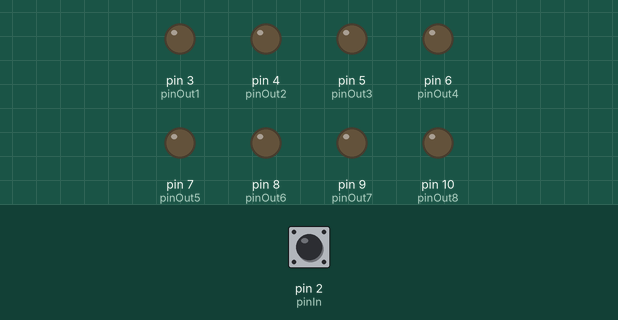
Recording of a sketch running on a simulated Arduino Uno, built with avr-gcc and run on an emulated ATmega328P. Parts: output pins drawn as LEDs (lit = HIGH). The inputs (shaded band) are chosen by the test bench; at power-on: pin 2 (pinIn) LOW.

Above: at 1.2 s.
1.3 s: pin 2 (pinIn) driven HIGH
At 2.4 s:
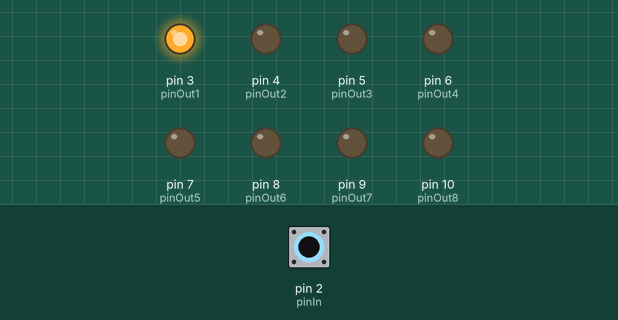
2.8 s: pin 2 (pinIn) pulsed LOW 5 times (0.12 s each, 0.3 s apart)
At 5.3 s:
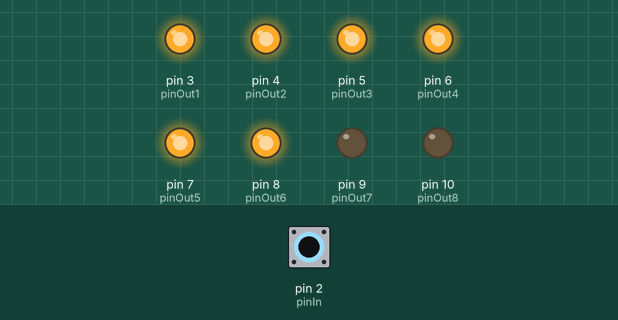
5.8 s: pin 2 (pinIn) pulsed LOW 2 times (0.12 s each, 0.3 s apart)
At 6.9 s:
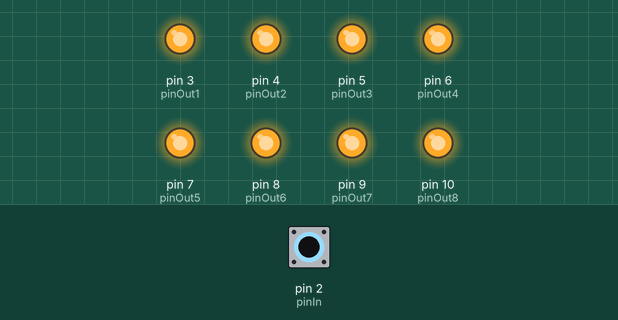
Timing chart, 0 to 8.8 s (numbered marks = the images above; inputs shaded):
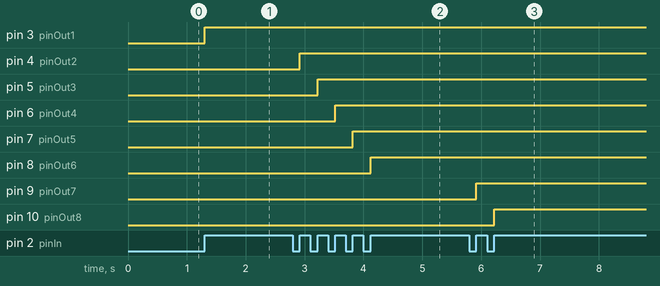

The sketch:

one_button_multiple_functions.ino
```cpp
int pinIn=2;
int pinOut1=3;
int pinOut2=4;
int pinOut3=5;
int pinOut4=6;
int pinOut5=7;
int pinOut6=8;
int pinOut7=9;
int pinOut8=10;
int state;
int state1;
void setup() {
  // put your setup code here, to run once:
  pinMode(pinIn,INPUT);
  pinMode(pinOut1,OUTPUT);
  pinMode(pinOut2,OUTPUT);
  pinMode(pinOut3,OUTPUT);
  pinMode(pinOut4,OUTPUT);
  pinMode(pinOut5,OUTPUT);
  pinMode(pinOut6,OUTPUT);
  pinMode(pinOut7,OUTPUT);
  pinMode(pinOut8,OUTPUT);

}

void loop() {
  // put your main code here, to run repeatedly:
  while(state==0&digitalRead(pinIn)==1){
    state1=1;
    digitalWrite(pinOut1,HIGH);
  }
  if(state1==1){
    state=1;
  }
  while(state1==1&digitalRead(pinIn)==1){
    digitalWrite(pinOut2,HIGH);
    state=2;
  }
  if(state==2){
    state1=2;
  }
  while(state==2&digitalRead(pinIn)==1){
    digitalWrite(pinOut3,HIGH);
    state1=3;
  }
  if(state1==3){
    state=3;
  }
  while(state==3&digitalRead(pinIn)==1){
    digitalWrite(pinOut4,HIGH);
    state1=4;
  }
  if(state1==4){
    state=4;
  }
  while(state==4&digitalRead(pinIn)==1){
    digitalWrite(pinOut5,HIGH);
    state1=5;
  }
  if(state1==5){
    state=5;
  }
  while(state==5&digitalRead(pinIn)==1){
    digitalWrite(pinOut6,HIGH);
    state1=6;
  }
  if(state1==6){
    state=6;
  }
  while(state==6&digitalRead(pinIn)==1){
    digitalWrite(pinOut7,HIGH);
    state1=7;
  }
  if(state1==7){
    state=7;
  }
 while(state==7&digitalRead(pinIn)==1){
    digitalWrite(pinOut8,HIGH);
    state1=8;
 }
 if(state1==8){
    state=8;
 }
 while(state==8&digitalRead(pinIn)==1){
    digitalWrite(pinOut1,LOW);
    digitalWrite(pinOut2,LOW);
    digitalWrite(pinOut3,LOW);
    digitalWrite(pinOut4,LOW);
    digitalWrite(pinOut5,LOW);
    digitalWrite(pinOut6,LOW);
    digitalWrite(pinOut7,LOW);
    digitalWrite(pinOut8,LOW);
    state1=9;
 }

 if(state1==9){
  state=0;
  state1=0;
 }
 }
```

Measured:
- after the input at 1.3 s, pin 3 (pinOut1): LOW → HIGH at once
- after the input at 2.8 s, pin 4 (pinOut2): LOW → HIGH after 0.12 s; pin 5 (pinOut3): LOW → HIGH after 0.42 s; pin 6 (pinOut4): LOW → HIGH after 0.72 s; pin 7 (pinOut5): LOW → HIGH after 1.0 s; pin 8 (pinOut6): LOW → HIGH after 1.3 s
- after the input at 5.8 s, pin 9 (pinOut7): LOW → HIGH after 0.12 s; pin 10 (pinOut8): LOW → HIGH after 0.42 s
